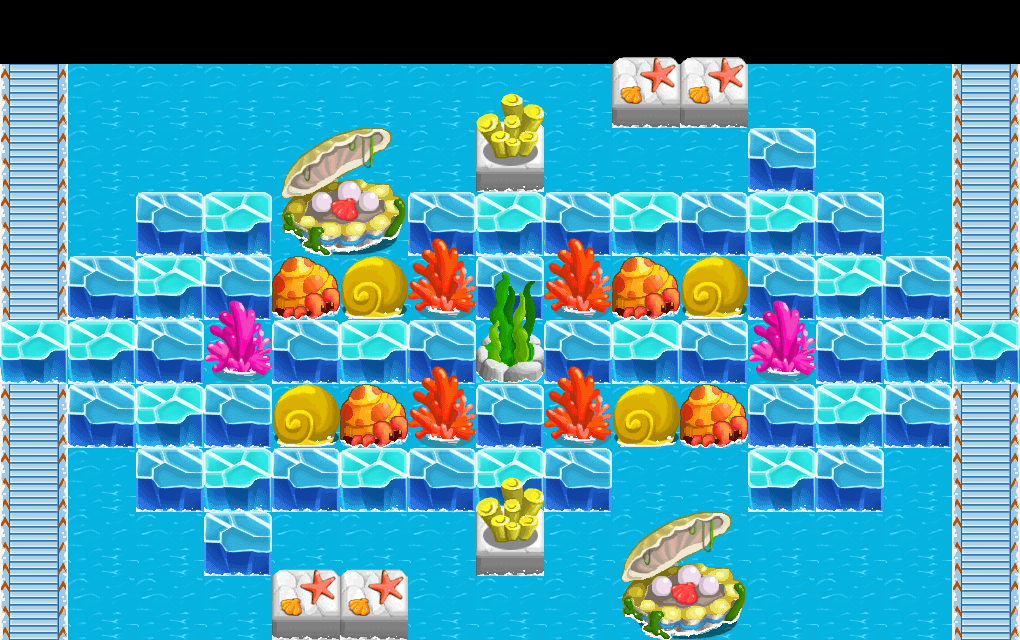

Rendered tile map (Tiled .tmx) drawn with the repository's tilesets; below, a short description and the map source with its tile grids summarised:
An orthogonal 15x10 tile map with 68x64 px tiles, 4 tile layers (bg, item, wall, fg) and 2 objects (player1, player2).

<map version="1.0" orientation="orthogonal" renderorder="right-down" width="15" height="10" tilewidth="68" tileheight="64" nextobjectid="4">
 <tileset firstgid="1" name="ice" tilewidth="68" tileheight="64" tilecount="35" columns="5">
  <image source="ice.png" width="340" height="448" />
  <tile id="3">
   <properties>
    <property name="block" value="1" />
   </properties>
  </tile>
  <tile id="4">
   <properties>
    <property name="block" value="1" />
   </properties>
  </tile>
  <tile id="5">
   <properties>
    <property name="block" value="1" />
   </properties>
  </tile>
  <tile id="6">
   <properties>
    <property name="block" value="1" />
   </properties>
  </tile>
  <tile id="7">
   <properties>
    <property name="block" value="1" />
   </properties>
  </tile>
  <tile id="9">
   <properties>
    <property name="anim" value="2" />
    <property name="dir" value="up" />
   </properties>
  </tile>
  <tile id="10">
   <properties>
    <property name="block" value="1" />
   </properties>
  </tile>
  <tile id="11">
   <properties>
    <property name="block" value="1" />
   </properties>
  </tile>
  <tile id="13">
   <properties>
    <property name="block" value="1" />
   </properties>
  </tile>
  <tile id="14">
   <properties>
    <property name="block" value="1" />
   </properties>
  </tile>
  <tile id="15">
   <properties>
    <property name="block" value="1" />
   </properties>
  </tile>
  <tile id="16">
   <properties>
    <property name="block" value="1" />
   </properties>
  </tile>
  <tile id="17">
   <properties>
    <property name="block" value="1" />
    <property name="move" value="1" />
   </properties>
  </tile>
  <tile id="23">
   <properties>
    <property name="block" value="1" />
   </properties>
  </tile>
  <tile id="24">
   <properties>
    <property name="block" value="1" />
   </properties>
  </tile>
  <tile id="25">
   <properties>
    <property name="block" value="1" />
   </properties>
  </tile>
  <tile id="26">
   <properties>
    <property name="block" value="1" />
   </properties>
  </tile>
  <tile id="30">
   <properties>
    <property name="anim" value="5" />
    <property name="dir" value="up" />
   </properties>
  </tile>
 </tileset>
 <layer name="bg" width="15" height="10">
  <data>[150 cells, 135 non-empty, 3 distinct tile ids]</data>
 </layer>
 <layer name="item" width="15" height="10">
  <data>[150 cells, 54 non-empty, 4 distinct tile ids]</data>
 </layer>
 <layer name="wall" width="15" height="10">
  <data>[150 cells, 17 non-empty, 7 distinct tile ids]</data>
 </layer>
 <layer name="fg" width="15" height="10">
  <data>[150 cells, 17 non-empty, 7 distinct tile ids]</data>
 </layer>
 <objectgroup name="players">
  <object id="1" name="player1" x="174" y="159">
   <properties>
    <property name="playertype" value="player" />
   </properties>
  </object>
  <object id="2" name="player2" x="847" y="547">
   <properties>
    <property name="playertype" value="boss2" />
   </properties>
  </object>
 </objectgroup>
</map>
